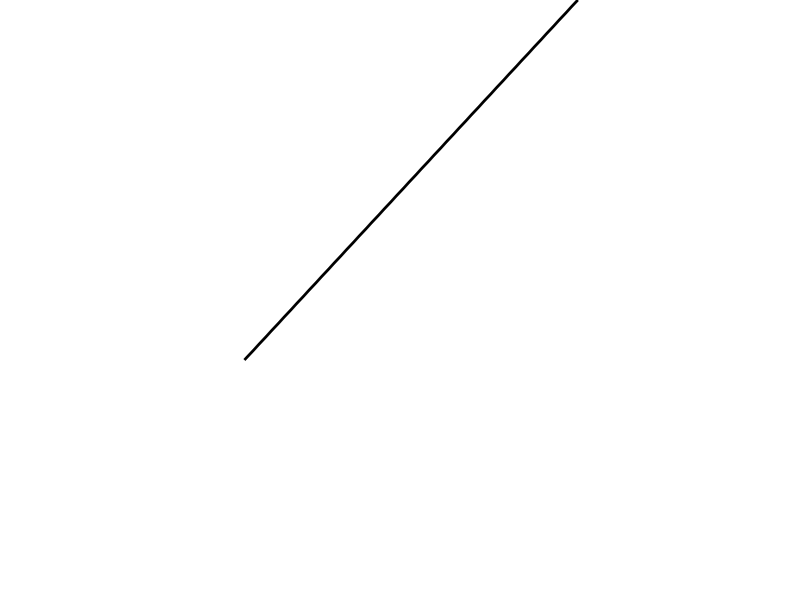

This chart was generated by the following MATLAB code: (Note: this script raises an error after producing the figure.)

animationfig = figure;
scale = 0.5;
leg1color = [1 0 0];
leg2color = [0 0 1];
%   'Position',[0 0.0273438 1 0.935547],...

set(animationfig,...
   'Name', 'Animation',...
   'Units','normalized',...
   'RendererMode','auto',...
   'Renderer','OpenGl',...
   'Color',[1 1 1],...
   'Visible','on');
AxesHandle=axes; axis off;
set(AxesHandle,...
   'Parent',animationfig,...
   'Position',[0 0 1 1],...
   'Ylim',scale*[-0.4 0.6],...
   'Xlim',scale*[-0.44 1.0]);
FloorHandle=line;
set(FloorHandle,...
   'Parent',AxesHandle,...
   'Color',[0 0 0],...
   'LineWidth',2,...
   'EraseMode','xor')
Leg1Handle=line;
set(Leg1Handle,...
   'Parent',AxesHandle,...
   'Color',leg1color,...
   'LineWidth',2,...
   'EraseMode','xor')
Leg2Handle=line;
   set(Leg2Handle,...
   'Parent',AxesHandle,...
   'Color',leg2color,...
   'LineWidth',2,...
   'EraseMode','xor')
Foot1Handle1=line;
   set(Foot1Handle1,...
   'Parent',AxesHandle,...
   'Color',leg1color,...
   'LineWidth',2,...
   'EraseMode','xor')
Foot1Handle2=line;
   set(Foot1Handle2,...
   'Parent',AxesHandle,...
   'Color',leg1color,...
   'LineWidth',2,...
   'EraseMode','xor')
Foot1Handle3=line;
   set(Foot1Handle3,...
   'Parent',AxesHandle,...
   'Color',leg1color,...
   'LineWidth',2,...
   'EraseMode','xor')
Foot1Handle4=line;
   set(Foot1Handle4,...
   'Parent',AxesHandle,...
   'Color',leg1color,...
   'LineWidth',2,...
   'EraseMode','xor')
Foot1Handle5=line;
   set(Foot1Handle5,...
   'Parent',AxesHandle,...
   'Color',leg1color,...
   'LineWidth',2,...
   'EraseMode','xor')
Foot1Handle6=line;
   set(Foot1Handle6,...
   'Parent',AxesHandle,...
   'Color',leg1color,...
   'LineWidth',2,...
   'EraseMode','xor')

Foot2Handle1=line;
   set(Foot2Handle1,...
   'Parent',AxesHandle,...
   'Color',leg2color,...
   'LineWidth',2,...
   'EraseMode','xor')
Foot2Handle2=line;
   set(Foot2Handle2,...
   'Parent',AxesHandle,...
   'Color',leg2color,...
   'LineWidth',2,...
   'EraseMode','xor')
Foot2Handle3=line;
   set(Foot2Handle3,...
   'Parent',AxesHandle,...
   'Color',leg2color,...
   'LineWidth',2,...
   'EraseMode','xor')
Foot2Handle4=line;
   set(Foot2Handle4,...
   'Parent',AxesHandle,...
   'Color',leg2color,...
   'LineWidth',2,...
   'EraseMode','xor')
Foot2Handle5=line;
   set(Foot2Handle5,...
   'Parent',AxesHandle,...
   'Color',leg2color,...
   'LineWidth',2,...
   'EraseMode','xor')
Foot2Handle6=line;
   set(Foot2Handle6,...
   'Parent',AxesHandle,...
   'Color',leg2color,...
   'LineWidth',2,...
   'EraseMode','xor')


r1    = parleg1(2);
l1    = parleg1(1);
r2    = parleg2(2);
l2    = parleg2(1);

gamma = -parworld(2);
Rgamma = [cos(gamma), -sin(gamma);
          sin(gamma),  cos(gamma)];
       
       
       
% floor
floorxy = scale*[-0.44  1; -0.002 -0.002];
          
floorxyr = Rgamma*floorxy;
set(FloorHandle,'Xdata',floorxyr(1,:),'Ydata',floorxyr(2,:));
   
alpha = 0.01; % foot segment size in [rad]
leg1xy = [-r1*sin(3*alpha),      -r1*sin(2*alpha),      -r1*sin(alpha),   0,       r1*sin(alpha),       r1*sin(2*alpha),       r1*sin(3*alpha), 0;
     r1-l1-r1*cos(3*alpha), r1-l1-r1*cos(2*alpha), r1-l1-r1*cos(alpha), -l1, r1-l1-r1*cos(alpha), r1-l1-r1*cos(2*alpha), r1-l1-r1*cos(3*alpha), 0];
   
leg2xy = [-r2*sin(3*alpha),      -r2*sin(2*alpha),      -r2*sin(alpha),   0,       r2*sin(alpha),       r2*sin(2*alpha),       r2*sin(3*alpha), 0;
     r2-l2-r2*cos(3*alpha), r2-l2-r2*cos(2*alpha), r2-l2-r2*cos(alpha), -l2, r2-l2-r2*cos(alpha), r2-l2-r2*cos(2*alpha), r2-l2-r2*cos(3*alpha), 0];
  
for i=1:current,
   
   %disp(i); 
    
   impactcheck = 0;
   for iii = 1:size(impacts,1)
      if i == impacts(iii,1),
         impactcheck = 1;
      end
   end
   for iii = 1:size(impacts,1)
      if i-1 == impacts(iii,1),
         impactcheck = 1;
      end
   end

if impactcheck == 0,
   
      xh   = q_t(i,1);
      yh   = q_t(i,2);
 		phi1 = q_t(i,3);  
  		phi2 = q_t(i,4);
      Rphi1 = [cos(phi1), -sin(phi1);
               sin(phi1),  cos(phi1)];
      
      Rphi2 = [cos(phi2), -sin(phi2);
               sin(phi2),  cos(phi2)];
            
      x1 = Rgamma*([xh xh xh xh xh xh xh xh; yh yh yh yh yh yh yh yh] + Rphi1*leg1xy);
      x2 = Rgamma*([xh xh xh xh xh xh xh xh; yh yh yh yh yh yh yh yh] + Rphi2*leg2xy);

      grid on     
      set(Leg1Handle,'Xdata',x1(1,[4 8]),'Ydata',x1(2,[4 8]));
      set(Foot1Handle1,'Xdata',x1(1,[1 2]),'Ydata',x1(2,[1 2]));
      set(Foot1Handle2,'Xdata',x1(1,[2 3]),'Ydata',x1(2,[2 3]));
      set(Foot1Handle3,'Xdata',x1(1,[3 4]),'Ydata',x1(2,[3 4]));
      set(Foot1Handle4,'Xdata',x1(1,[4 5]),'Ydata',x1(2,[4 5]));
      set(Foot1Handle5,'Xdata',x1(1,[5 6]),'Ydata',x1(2,[5 6]));
      set(Foot1Handle6,'Xdata',x1(1,[6 7]),'Ydata',x1(2,[6 7]));
      set(Leg2Handle,'Xdata',x2(1,[4 8]),'Ydata',x2(2,[4 8]));
      set(Foot2Handle1,'Xdata',x2(1,[1 2]),'Ydata',x2(2,[1 2]));
      set(Foot2Handle2,'Xdata',x2(1,[2 3]),'Ydata',x2(2,[2 3]));
      set(Foot2Handle3,'Xdata',x2(1,[3 4]),'Ydata',x2(2,[3 4]));
      set(Foot2Handle4,'Xdata',x2(1,[4 5]),'Ydata',x2(2,[4 5]));
      set(Foot2Handle5,'Xdata',x2(1,[5 6]),'Ydata',x2(2,[5 6]));
      set(Foot2Handle6,'Xdata',x2(1,[6 7]),'Ydata',x2(2,[6 7]));
 
 
 drawnow
 pause(1*parsim(1)/1);
 pause(0.1);
end 
 

end
pause(10);
close(animationfig);
